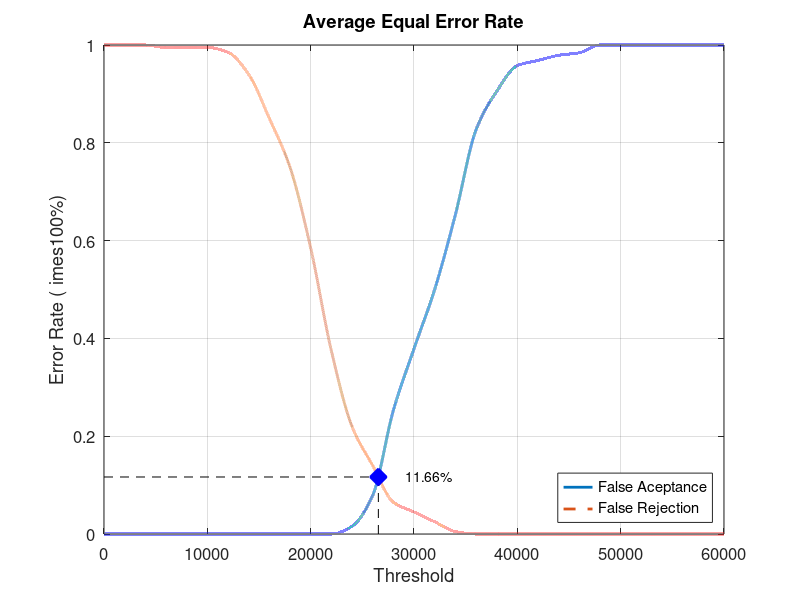
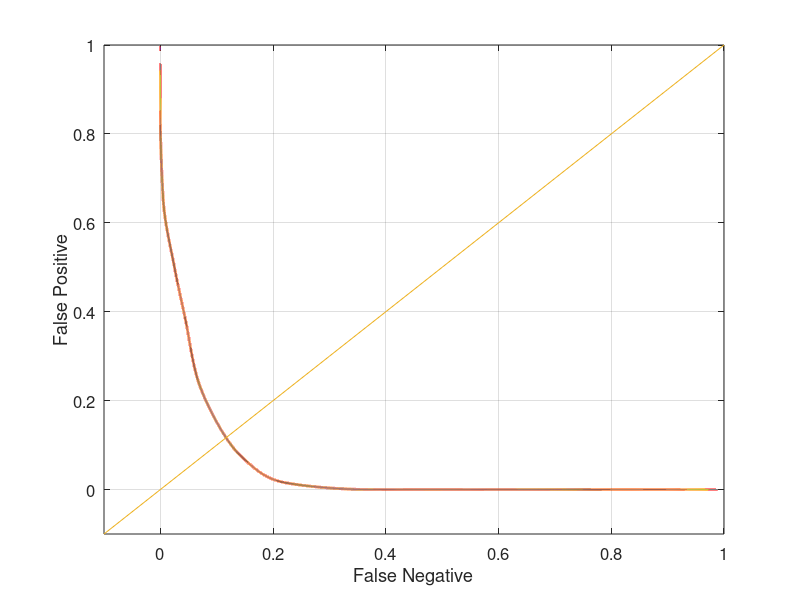

These charts were generated, in order, by the following MATLAB code:
close all;
clear;
clc;
x = 0:2000:60000;
xq = 0:0.5:60000;

y0 = [0 0 0 0 0 0 0 0 0 0 0 0 0.0157895 0.0789474 0.252632 0.378947 0.5 0.652632 0.826316 0.905263 0.957895 0.968421 0.978947 0.984211 1 1 1 1 1 1 1]
yy0 = interp1(x, y0, xq, 'pchip');
y1 = [1 1 1 0.995 0.995 0.995 0.985 0.94 0.85 0.75 0.585 0.375 0.22 0.14 0.065 0.045 0.025 0.005 0 0 0 0 0 0 0 0 0 0 0 0 0]
yy1 = interp1(x, y1, xq, 'pchip');

% Calculating EER: 
y2 = abs(y0 - y1);
find(y2 == min(y2))
yy2 = abs(yy0 - yy1);
xEER = find(yy2 == min(yy2));
xEERIndex = xq(xEER) % X-axis EER
yEER = yy0(xEER) % Y-axis EER

main = figure
plot(xq, yy0,'-','LineWidth', 2);	hold on
plot(xq, yy1,'--','LineWidth', 2);	hold on
plot([xEERIndex xEERIndex], [0 yEER], 'k--');	hold on
plot([0 xEERIndex], [yEER yEER], 'k--');	hold on
plot(xEERIndex, yEER, 'bx', 'LineWidth', 10);	hold on
text(xEERIndex + 10 * xEERIndex / 100, yEER, [num2str(round((10000 * yEER)) / 100) '%'])
legend('False Aceptance', 'False Rejection', 'Location', 'SouthEast')
xlabel('Threshold')
ylabel('Error Rate (	imes100%)')
title('Average Equal Error Rate')
set(gca, 'FontSize', 12)
axis([0 60000 0 1])
grid on

print(main, 'Database1_1Main', '-dpng');
FNRxFPR = figure('Color', [1 1 1]);
plot(yy1, yy0, '-', yy1, yy0, 'LineWidth', 2);
hold on
y = -0.1:0.1:1
plot(y, y); 
set(gca, 'FontSize', 12)
xlabel('False Negative')
ylabel('False Positive')
axis([-0.1 1 -0.1 1])
set(gca, 'FontSize', 12)
grid on

print(FNRxFPR, 'Database1_1FNRxFPR','-dpng');
